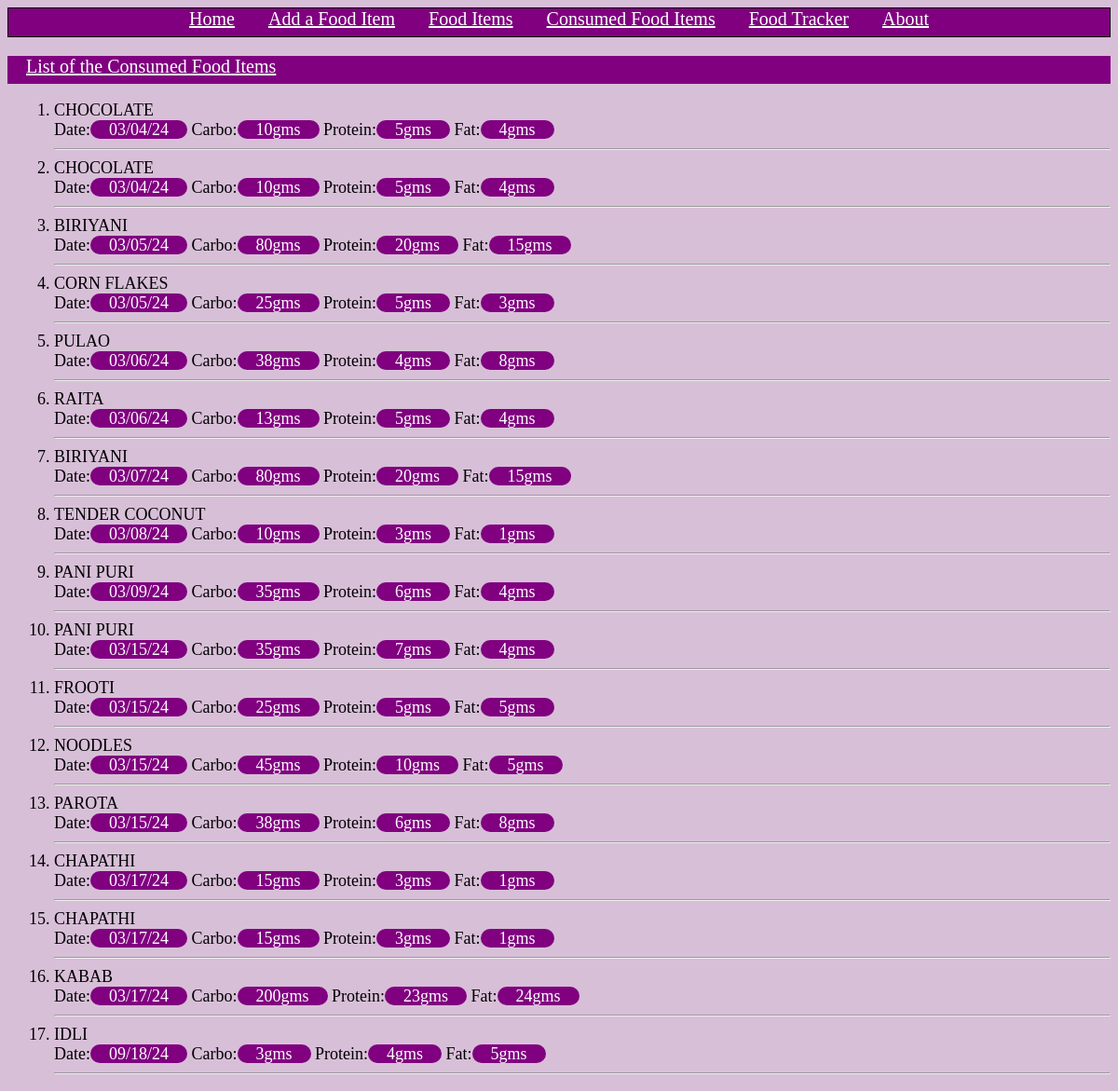
Screenshot of /addfood with the database file from the repository.
### tables this page shows
CREATE TABLE diet_table(food_name varchar2(20), carbo number(10) not null,protein number(10) not null,
                        fat number(10) not null,_date  date, day number(10), month number(10), year number(10));

### app.py (the view, shortened to what this page needs)
@app.route('/addfood',methods = ['GET','POST'])
def addfood():
    db = get_db()
    curr = db.execute('select food_name,carbo,protein,fat,_date from diet_table')
    rs = curr.fetchall()
    return render_template('listconsumedview.html',rs=rs)

### app.py (called while the page is built)
def connect_db():
    sql = sqlite3.connect('C:/Users/hp/Desktop/minpro/Food_Diary/flask/database.db')
    sql.row_factory = sqlite3.Row
    return sql

def get_db():
    if not hasattr(g, 'sqlite3_db'):
        g.sqlite_db = connect_db()
    return g.sqlite_db

### templates/listconsumedview.html (shortened to what this page needs)
<!DOCTYPE html>
<html lang="en" dir="ltr">
  <head>
    <link rel="stylesheet" href="static/style3.css">
  </head>
  <body>
    <nav>
      <div class="navbar">
        <center>
          <a class="textinbar" href="/home">Home</a>
          <a class="textinbar" href="/newfood">Add a Food Item</a>
          <a class="textinbar" href="/listview">Food Items</a>
          <a class="textinbar" href="#">Consumed Food Items</a>
          <a class="textinbar" href="/tracker">Food Tracker</a>
          <a class="textinbar" href="/about">About</a>
      </div>
    </nav>
    <div class="listp">
      <p><u>List of the Consumed Food Items</u></p>
    </div>
    <div class="forol">
      <ol type="1">
        {% for values in rs %}
        <li>{{values.food_name}}</li>
        Date:<span class="forspan">{{values._date}}</span>
        Carbo:<span class="forspan">{{values.carbo }}gms</span>
        Protein:<span class="forspan">{{values.protein }}gms</span>
        Fat:<span class="forspan">{{values.fat }}gms</span><hr>
        {% endfor %}
      </ol>
    </div>
  </body>
</html>

### static/style3.css (style rules this page uses)
body { background-color: thistle; }
.navbar { border:1.5px solid black; background-color: purple; height:30px; }
.textinbar { color:white; font-size: 20px; padding:1rem; }
.listp { padding-left: 20px; background-color: purple; height:30px; color:white; font-size:20px; }
.forspan { background-color: purple; padding-left:20px; padding-right: 20px; color:white; border-radius: 18px; height:20px; }
.forol { font-size: 18px; padding-left:10px; }

### rows the page displays
diet_table: food_name "CHOCOLATE", _date "03/04/24", carbo "10", protein "5", fat "4"
diet_table: food_name "CHOCOLATE", _date "03/04/24", carbo "10", protein "5", fat "4"
diet_table: food_name "BIRIYANI", _date "03/05/24", carbo "80", protein "20", fat "15"
diet_table: food_name "CORN FLAKES", _date "03/05/24", carbo "25", protein "5", fat "3"
diet_table: food_name "PULAO", _date "03/06/24", carbo "38", protein "4", fat "8"
diet_table: food_name "RAITA", _date "03/06/24", carbo "13", protein "5", fat "4"
diet_table: food_name "BIRIYANI", _date "03/07/24", carbo "80", protein "20", fat "15"
diet_table: food_name "TENDER COCONUT", _date "03/08/24", carbo "10", protein "3", fat "1"
diet_table: food_name "PANI PURI", _date "03/09/24", carbo "35", protein "6", fat "4"
diet_table: food_name "PANI PURI", _date "03/15/24", carbo "35", protein "7", fat "4"
diet_table: food_name "FROOTI", _date "03/15/24", carbo "25", protein "5", fat "5"
diet_table: food_name "NOODLES", _date "03/15/24", carbo "45", protein "10", fat "5"
diet_table: food_name "PAROTA", _date "03/15/24", carbo "38", protein "6", fat "8"
diet_table: food_name "CHAPATHI", _date "03/17/24", carbo "15", protein "3", fat "1"
diet_table: food_name "CHAPATHI", _date "03/17/24", carbo "15", protein "3", fat "1"
diet_table: food_name "KABAB", _date "03/17/24", carbo "200", protein "23", fat "24"
diet_table: food_name "IDLI", _date "09/18/24", carbo "3", protein "4", fat "5"
